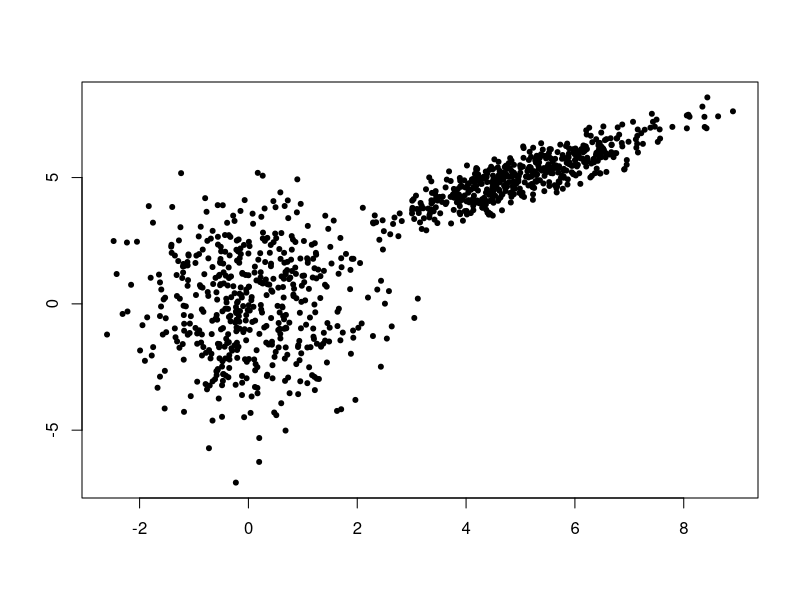

Write the R code that produced this figure. (Note: this script raises an error after producing the figure.)
png('image/gaumixscat.png')
dat = matrix(rnorm(2000),ncol=2)
A = matrix(c(1,0,0,2),2)
B = matrix(c(1,0.8,1,0.2),2)
n = rbinom(1,1000,0.5)
x = rbind(dat[1:n,]%*%A,c(5,5)+dat[(n+1):1000,]%*%B)
plot(x[,1],x[,2],pch=20,xlab='',ylab='')
dev.off()

library(mclust)
f = function(x,y) {
    30*(dmvnorm(matrix(c(x,y),1),mean=c(0,0), sigma=t(A)%*%A) + dmvnorm(matrix(c(x,y),1),mean=c(5,5), sigma=t(B)%*%B))
}

xx = seq(-4,10,0.1)
yy = seq(-7,10,0.1)
zz = outer(xx,yy,Vectorize(f))
sink('gaumix.obj')
surfObj(xx,yy,zz)
sink()
